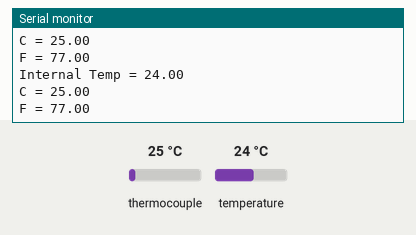
Simulated run of this sketch. Board: Arduino Leonardo, built with avr-gcc and run on an emulated ATmega32U4. Shown: the last lines printed to the serial monitor. Inputs (shaded band) come from the test bench; at power-on: thermocouple 25 °C, temperature 24 °C.

Above: at 1.7 s.
1.8 s: thermocouple set to 6 °C
At 3.1 s:
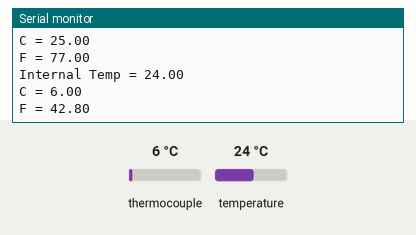
3.3 s: temperature set to 12 °C
At 4.0 s:
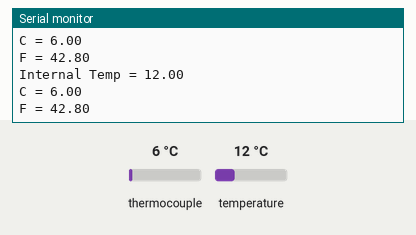
4.8 s: thermocouple set to 75 °C
At 6.1 s:
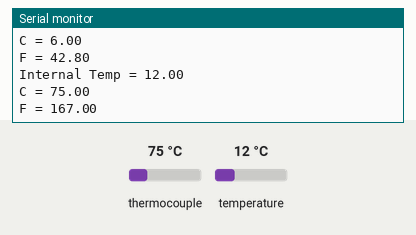
6.3 s: temperature set to 19 °C
At 7.3 s:
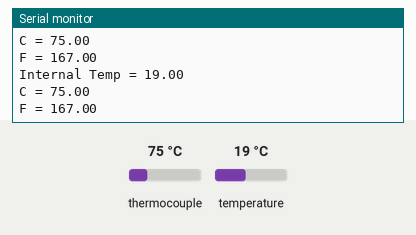
Timing chart, 0 to 8.8 s (numbered marks = the images above; inputs shaded):
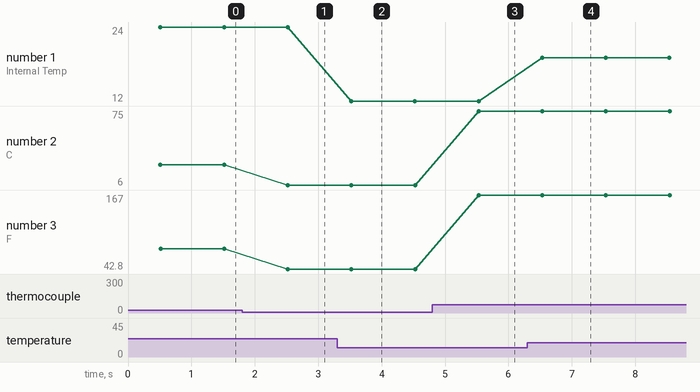

The sketch:

thermocouple_sketch.ino
```cpp
#include <SPI.h>
#include "Adafruit_MAX31855.h"

// Default connection is using software SPI, but comment and uncomment one of
// the two examples below to switch between software SPI and hardware SPI:

// Example creating a thermocouple instance with software SPI on any three
// digital IO pins.
#define MAXDO   3
#define MAXCS   5
#define MAXCLK  2

// initialize the Thermocouple
Adafruit_MAX31855 thermocouple(MAXCLK, MAXCS, MAXDO);

// Example creating a thermocouple instance with hardware SPI
// on a given CS pin.
//#define MAXCS   10
//Adafruit_MAX31855 thermocouple(MAXCS);

void setup() {
  while (!Serial); // wait for Serial on Leonardo/Zero, etc

  Serial.begin(9600);

  Serial.println("MAX31855 test");
  // wait for MAX chip to stabilize
  delay(500);
}

void loop() {
  // basic readout test, just print the current temp
   Serial.print("Internal Temp = ");
   Serial.println(thermocouple.readInternal());

   double c = thermocouple.readCelsius();
   if (isnan(c)) {
     Serial.println("Something wrong with thermocouple!");
   } else {
     Serial.print("C = ");
     Serial.println(c);
   }
   Serial.print("F = ");
   Serial.println(thermocouple.readFarenheit());

   delay(1000);
}
```

Measured:
- after the input at 1.8 s, the serial monitor: prints a new line after 0.72 s (image 1)
- after the input at 3.3 s, the serial monitor: prints a new line after 0.22 s (image 2)
- after the input at 4.8 s, the serial monitor: prints a new line after 0.73 s (image 3)
- after the input at 6.3 s, the serial monitor: prints a new line after 0.23 s (image 4)
- plotted number 1: 24 → 12 after the input at 3.3 s, 12 → 19 after the input at 6.3 s
- plotted number 2: 25 → 6 after the input at 1.8 s, 6 → 75 after the input at 4.8 s
- plotted number 3: 77 → 42.8 after the input at 1.8 s, 42.8 → 167 after the input at 4.8 s
